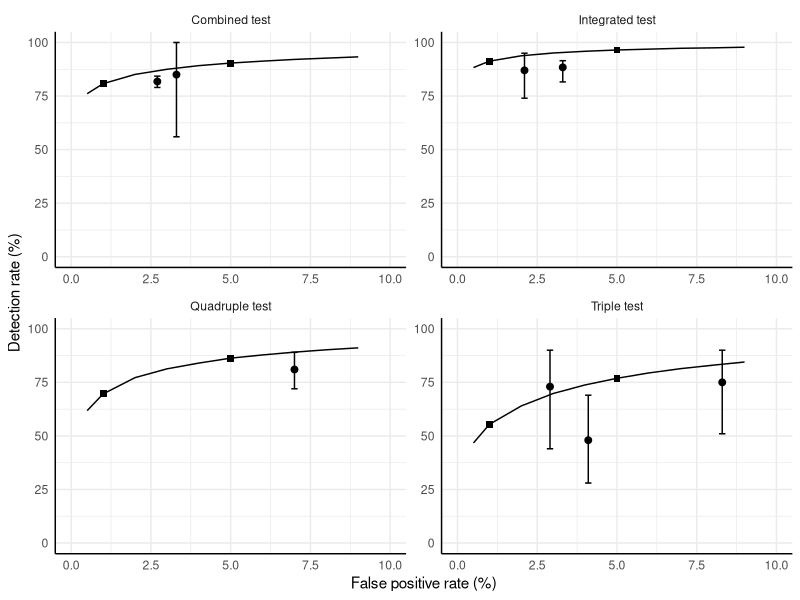

Here is the R script that generated this plot:
library(ggplot2)

fpr<-c(0.5,1:9)
sTT<-"Triple test"
sQT<-"Quadruple test"
sCT<-"Combined test"
sIT<-"Integrated test"

points1 <- data.frame(
  x = c(4.1, 8.3, 2.9),
  y = c(48, 75, 73),
  ymin = c(28,51,44),
  ymax = c(69,90,90),
  graph = sTT
)

points2 <- data.frame(
  x = c(7),
  y = c(81),
  ymin = c(72),
  ymax = c(89),
  graph = sQT
)

points3 <- data.frame(
  x = c(3.3, 2.7),
  y = c(85, 81.8),
  ymin = c(56,79),
  ymax = c(100,84.3),
  graph = sCT
)

points4 <- data.frame(
  x = c(2.1, 3.3),
  y = c(87, 88.4),
  ymin = c(74,81.6),
  ymax = c(95,91.5),
  graph = sIT
)

estPoinst1<-data.frame(
  x = c(1,5),
  y = c(55.4,76.9),
  graph= sTT
)

estPoinst2<-data.frame(
  x = c(1,5),
  y = c(69.6,86.3),
  graph= sQT
)

estPoinst3<-data.frame(
  x = c(1,5),
  y = c(80.8,90.4),
  graph= sCT
)

estPoinst4<-data.frame(
  x = c(1,5),
  y = c(91.3,96.5),
  graph= sIT
)

lines1 <- data.frame(
  x = fpr,
  y = c(46.7,55.4,64,69.8,73.8,76.9,79.4,81.4,83,84.5),
  graph = sTT
)

lines2 <- data.frame(
  x = fpr,
  y = c(61.8,69.6,77.2,81.3,84,86.3,87.8,89.1,90.2,91.1),
  graph = sQT
)

lines3 <- data.frame(
  x = fpr,
  y = c(76.1,80.8,85.1,87.5,89.2,90.4,91.3,92.1,92.7,93.3),
  graph = sCT
)

lines4 <- data.frame(
  x = fpr,
  y = c(88.3,91.3,93.8,95.1,95.9,96.5,96.9,97.3,97.5,97.8),
  graph = sIT
)

points_all <- rbind(points1, points2, points3, points4)
estpoints_all <-rbind(estPoinst1,estPoinst2,estPoinst3,estPoinst4)
lines_all <- rbind(lines1, lines2, lines3, lines4)
lines_all <- lines_all[order(lines_all$graph, lines_all$x), ]

p<-ggplot() +
  geom_point(
    data = points_all,
    aes(x = x, y = y),
    size = 2
  ) +
  geom_point(
    data = estpoints_all,
    aes(x = x, y = y),
    size = 2,
    shape = 15
  ) +
  geom_errorbar(data=points_all, aes(x=x,ymin=ymin,ymax=ymax),width=0.2) + 
  geom_line(
    data = lines_all,
    aes(x = x, y = y),
    linewidth = 0.5
  ) +
  facet_wrap(~ graph, ncol = 2,axes="all") +
  scale_x_continuous(limits = c(0, 10)) +
  scale_y_continuous(limits = c(0, 100)) +
  labs(
    x = "False positive rate (%)",
    y = "Detection rate (%)",
  ) +
  theme_minimal()+
  theme(axis.line = element_line())

print(p)
